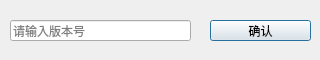
<?xml version="1.0" encoding="UTF-8"?>
<ui version="4.0">
 <class>Dialog1</class>
 <widget class="QDialog" name="Dialog1">
  <property name="geometry">
   <rect>
    <x>0</x>
    <y>0</y>
    <width>320</width>
    <height>60</height>
   </rect>
  </property>
  <property name="minimumSize">
   <size>
    <width>320</width>
    <height>60</height>
   </size>
  </property>
  <property name="maximumSize">
   <size>
    <width>320</width>
    <height>60</height>
   </size>
  </property>
  <property name="windowTitle">
   <string>版本</string>
  </property>
  <widget class="QPushButton" name="pushButton">
   <property name="geometry">
    <rect>
     <x>210</x>
     <y>20</y>
     <width>101</width>
     <height>21</height>
    </rect>
   </property>
   <property name="toolTip">
    <string>确认</string>
   </property>
   <property name="text">
    <string>确认</string>
   </property>
  </widget>
  <widget class="QLineEdit" name="lineEdit">
   <property name="geometry">
    <rect>
     <x>10</x>
     <y>20</y>
     <width>181</width>
     <height>21</height>
    </rect>
   </property>
   <property name="text">
    <string/>
   </property>
   <property name="placeholderText">
    <string>请输入版本号</string>
   </property>
  </widget>
 </widget>
 <resources/>
 <connections/>
</ui>
